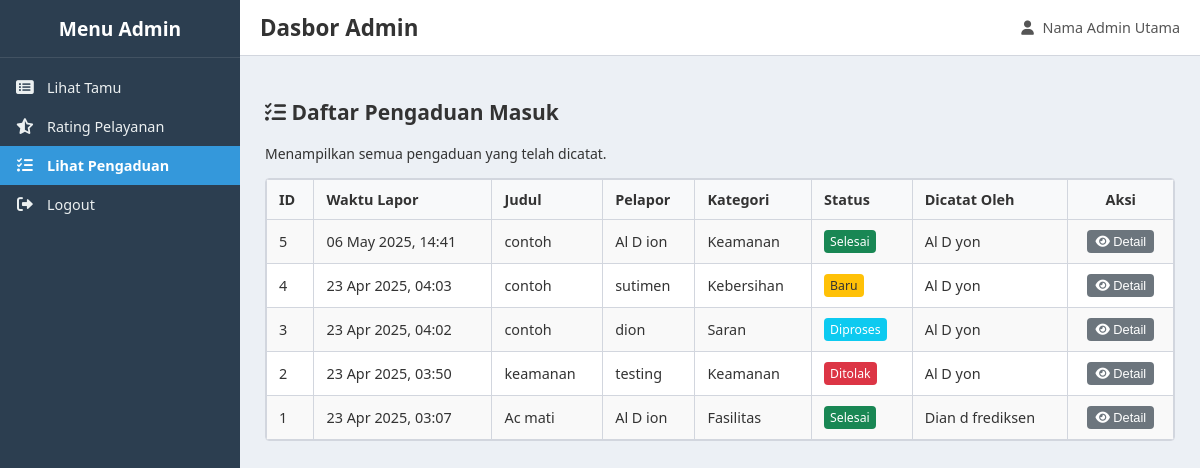
The app's page /admin_dashboard.php?page=lihat_pengaduan (signed in) with its own data.
### tables this page shows
CREATE TABLE `pengaduan` (
  `id_pengaduan` int(11) NOT NULL,
  `id_petugas_pencatat` int(11) DEFAULT NULL,
  `nama_pelapor` varchar(150) NOT NULL,
  `kontak_pelapor` varchar(100) DEFAULT NULL,
  `kategori_pengaduan` varchar(100) NOT NULL,
  `judul_pengaduan` varchar(255) NOT NULL,
  `detail_pengaduan` text NOT NULL,
  `lokasi_kejadian` varchar(255) DEFAULT NULL,
  `waktu_kejadian` datetime DEFAULT NULL,
  `waktu_lapor` timestamp NOT NULL DEFAULT current_timestamp(),
  `status_pengaduan` enum('Baru','Diproses','Selesai','Ditolak') NOT NULL DEFAULT 'Baru',
  `lampiran` varchar(255) DEFAULT NULL,
  `catatan_tindaklanjut` text DEFAULT NULL
);

CREATE TABLE `petugas` (
  `id_petugas` int(11) NOT NULL,
  `username` varchar(50) NOT NULL,
  `password` varchar(255) NOT NULL,
  `nama_lengkap` varchar(100) DEFAULT NULL
);

### admin_dashboard.php (the view, shortened to what this page needs)
<?php
require_once 'koneksi.php';
$page = isset($_GET['page']) ? $_GET['page'] : 'lihat_tamu';
$pesan_error_global = '';
$query_pengaduan = null;
if (!$koneksi) {
    $pesan_error_global = "Koneksi database gagal.";
} else {
    if ($page == 'lihat_tamu' || $page == '') {
        $sql_tamu = "SELECT id, nama, alamat, keperluan, pekerjaan, no_telp, pesan, rating, waktu_input, status_kehadiran, waktu_scan_masuk, no_antrian_hari_ini, tanggal_antrian
                     FROM tamu ORDER BY waktu_input DESC";
        $query_tamu = mysqli_query($koneksi, $sql_tamu);
        if (!$query_tamu) { $pesan_error_global = "Gagal mengambil data tamu: " . mysqli_error($koneksi); }
        $sql_avg_rating = "SELECT AVG(rating) as rata_rata FROM tamu WHERE rating IS NOT NULL AND rating > 0 AND rating <= 5";
        $query_avg = mysqli_query($koneksi, $sql_avg_rating);
        if ($query_avg) {
            $avg_rating_data = mysqli_fetch_assoc($query_avg);
            $rata_rata_rating = ($avg_rating_data && $avg_rating_data['rata_rata'] !== null) ? round($avg_rating_data['rata_rata'], 1) : 'N/A';
        } else { $pesan_error_global .= " Gagal mengambil rata-rata rating."; }
    }
    elseif ($page == 'lihat_pengaduan') {
        $sql_pengaduan = "SELECT p.id_pengaduan, p.waktu_lapor, p.judul_pengaduan, p.nama_pelapor, p.kategori_pengaduan, p.status_pengaduan, pt.nama_lengkap as nama_pencatat
                         FROM pengaduan p LEFT JOIN petugas pt ON p.id_petugas_pencatat = pt.id_petugas ORDER BY p.waktu_lapor DESC";
        $query_pengaduan = mysqli_query($koneksi, $sql_pengaduan);
    }
}
?>
<!DOCTYPE html>
<html lang="id">
<head>
    <link rel="stylesheet" href="style.css">
    <link rel="stylesheet" href="https://cdnjs.cloudflare.com/ajax/libs/font-awesome/6.0.0-beta3/css/all.min.css">
</head>
<body class="admin-body">
    <div class="admin-wrapper">
        <aside class="admin-sidebar">
            <div class="sidebar-header"><h3>Menu Admin</h3></div>
            <nav class="sidebar-nav">
                <ul>
                    <li class="<?php echo ($page == 'lihat_tamu' || $page == '') ? 'active' : ''; ?>"><a href="admin_dashboard.php?page=lihat_tamu"><i class="fas fa-list-alt"></i> <span class="menu-text">Lihat Tamu</span></a></li>
                    <li class="<?php echo ($page == 'rating') ? 'active' : ''; ?>"><a href="admin_dashboard.php?page=rating"><i class="fas fa-star-half-alt"></i> <span class="menu-text">Rating Pelayanan</span></a></li>
                    <li class="<?php echo ($page == 'lihat_pengaduan') ? 'active' : ''; ?>"> <a href="admin_dashboard.php?page=lihat_pengaduan"><i class="fas fa-list-check"></i> <span class="menu-text">Lihat Pengaduan</span></a></li>
                    <li><a href="logout.php"><i class="fas fa-sign-out-alt"></i> <span class="menu-text">Logout</span></a></li>
                </ul>
            </nav>
        </aside>
        <main class="admin-content">
            <header class="admin-content-header">
                <h1>Dasbor Admin</h1>
                <div class="admin-info"><span><i class="fas fa-user"></i> <?php echo htmlspecialchars($_SESSION['nama_lengkap'] ?? $_SESSION['username']); ?></span></div>
            </header>
            <div class="content-area">
                <?php
                switch ($page) {
                        ?>
                        <?php
                    case 'lihat_pengaduan':
                        ?>
                        <h2><i class="fas fa-list-check"></i> Daftar Pengaduan Masuk</h2>
                        <p>Menampilkan semua pengaduan yang telah dicatat.</p>
                        <div class="table-responsive">
                            <table>
                                <thead><tr><th>ID</th><th>Waktu Lapor</th><th>Judul</th><th>Pelapor</th><th>Kategori</th><th>Status</th><th>Dicatat Oleh</th><th>Aksi</th></tr></thead>
                                <tbody>
                                    <?php if (isset($query_pengaduan) && mysqli_num_rows($query_pengaduan) > 0): ?>
                                        <?php while($pengaduan = mysqli_fetch_assoc($query_pengaduan)): ?>
                                        <tr>
                                            <td><?php echo $pengaduan['id_pengaduan']; ?></td>
                                            <td style="white-space: nowrap;"><?php echo date('d M Y, H:i', strtotime($pengaduan['waktu_lapor'])); ?></td>
                                            <td><?php echo htmlspecialchars($pengaduan['judul_pengaduan']); ?></td>
                                            <td><?php echo htmlspecialchars($pengaduan['nama_pelapor']); ?></td>
                                            <td><?php echo htmlspecialchars($pengaduan['kategori_pengaduan']); ?></td>
                                            <td><span class="status-<?php echo strtolower(htmlspecialchars($pengaduan['status_pengaduan'])); ?>"><?php echo htmlspecialchars($pengaduan['status_pengaduan']); ?></span></td>
                                            <td style="white-space: nowrap;"><?php echo htmlspecialchars($pengaduan['nama_pencatat'] ?? 'N/A'); ?></td>
                                            <td style="white-space: nowrap;">
                                                <button type="button" class="btn btn-secondary btn-sm btn-detail-pengaduan" data-id="<?php echo $pengaduan['id_pengaduan']; ?>" title="Lihat Detail & Tindak Lanjut"><i class="fas fa-eye"></i> Detail</button>
                                            </td>
                                        </tr>
                                        <?php endwhile; ?>
                                    <?php else: ?>
                                        <tr><td colspan="8" style="text-align: center;">Belum ada data pengaduan.</td></tr>
                                    <?php endif; ?>
                                </tbody>
                            </table>
                        </div>
                        <?php
                        break;
                        ?>
                        <?php
                }
                ?>
            </div>
        </main>
    </div>
</body>
</html>

### style.css (style rules this page uses)
:root { --sidebar-bg: #2c3e50; --sidebar-text-color: #ecf0f1; --sidebar-active-bg: #3498db; --sidebar-hover-bg: #34495e; --header-bg: #ffffff; --header-text-color: #333; --content-bg: #ecf0f5; --border-color: #d2d6de; --star-color: #f39c12; --link-color: #3498db; }
body.admin-body { margin: 0; font-family: 'Segoe UI', Tahoma, Geneva, Verdana, sans-serif; background-color: var(--content-bg); font-size: 14px; color: #333; }
* { box-sizing: border-box; }
a { color: var(--link-color); text-decoration: none; }
.admin-wrapper { display: flex; min-height: 100vh; }
.admin-sidebar { width: 240px; flex-shrink: 0; background-color: var(--sidebar-bg); color: var(--sidebar-text-color); height: 100vh; position: sticky; top: 0; transition: left 0.3s ease-in-out; overflow-y: auto; z-index: 1010; }
.sidebar-header { padding: 15px; text-align: center; border-bottom: 1px solid rgba(255, 255, 255, 0.1); }
.sidebar-header h3 { margin: 0; color: #fff; font-size: 1.2rem; }
.sidebar-nav ul { list-style: none; padding: 10px 0; margin: 0; }
.sidebar-nav li a { display: flex; align-items: center; padding: 10px 15px; color: var(--sidebar-text-color); transition: background-color 0.2s ease, color 0.2s ease; font-size: 0.9rem; text-decoration: none; }
.sidebar-nav li a i { margin-right: 12px; width: 20px; text-align: center; font-size: 1.1em; }
.sidebar-nav li.active > a { background-color: var(--sidebar-active-bg); color: #fff; font-weight: 600; }
.admin-content { flex-grow: 1; }
.admin-content-header { display: flex; align-items: center; padding: 12px 20px; background-color: var(--header-bg); border-bottom: 1px solid var(--border-color); position: sticky; top: 0; z-index: 1000; min-height: 50px; }
.admin-content-header h1 { margin: 0; flex-grow: 1; font-size: 1.4rem; color: var(--header-text-color); }
.admin-info { margin-left: auto; font-size: 0.9rem; color: #555; }
.admin-info i { margin-right: 5px; }
.content-area { padding: 25px; }
.btn { padding: 8px 15px; border: none; border-radius: 4px; cursor: pointer; font-size: 0.9rem; text-decoration: none; display: inline-block; text-align: center; transition: background-color 0.2s ease; }
.btn-secondary { background-color: #6c757d; color: white; }
.btn-sm { padding: 4px 8px; font-size: 0.8rem; }
.table-responsive { overflow-x: auto; margin-top: 15px; background-color: #fff; border: 1px solid var(--border-color); border-radius: 4px; }
table { width: 100%; border-collapse: collapse; }
th, td { border: 1px solid var(--border-color); padding: 10px 12px; text-align: left; vertical-align: middle; font-size: 0.9rem; }
th { background-color: #f8f9fa; font-weight: 600; }
tbody tr:nth-child(odd) { background-color: #f9f9f9; }
.table-responsive th:last-child, .table-responsive td:last-child { width: auto; white-space: nowrap; text-align: center; }
.status-baru { padding: 3px 6px; background-color: #ffc107; color: #333; border-radius: 4px; font-size: 0.85em; display: inline-block; }
.status-diproses { padding: 3px 6px; background-color: #0dcaf0; color: #fff; border-radius: 4px; font-size: 0.85em; display: inline-block; }
.status-selesai { padding: 3px 6px; background-color: #198754; color: #fff; border-radius: 4px; font-size: 0.85em; display: inline-block; }
.status-ditolak { padding: 3px 6px; background-color: #dc3545; color: #fff; border-radius: 4px; font-size: 0.85em; display: inline-block; }

### records on screen
pengaduan: id_pengaduan "5", waktu_lapor "06 May 2025, 14:41", judul_pengaduan "contoh", nama_pelapor "Al D ion", kategori_pengaduan "Keamanan", status_pengaduan "Selesai", id_petugas_pencatat.nama_lengkap "Al D yon"
pengaduan: id_pengaduan "4", waktu_lapor "23 Apr 2025, 04:03", judul_pengaduan "contoh", nama_pelapor "sutimen", kategori_pengaduan "Kebersihan", status_pengaduan "Baru", id_petugas_pencatat.nama_lengkap "Al D yon"
pengaduan: id_pengaduan "3", waktu_lapor "23 Apr 2025, 04:02", judul_pengaduan "contoh", nama_pelapor "dion", kategori_pengaduan "Saran", status_pengaduan "Diproses", id_petugas_pencatat.nama_lengkap "Al D yon"
pengaduan: id_pengaduan "2", waktu_lapor "23 Apr 2025, 03:50", judul_pengaduan "keamanan", nama_pelapor "testing", kategori_pengaduan "Keamanan", status_pengaduan "Ditolak", id_petugas_pencatat.nama_lengkap "Al D yon"
pengaduan: id_pengaduan "1", waktu_lapor "23 Apr 2025, 03:07", judul_pengaduan "Ac mati", nama_pelapor "Al D ion", kategori_pengaduan "Fasilitas", status_pengaduan "Selesai", id_petugas_pencatat.nama_lengkap "Dian d frediksen"

### other values on screen
$_SESSION['nama_lengkap'] "Nama Admin Utama"
